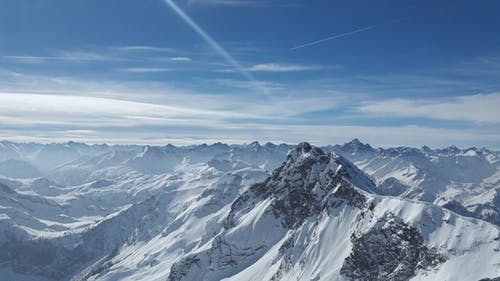
//> input picture Discrete Fourier Transform/TEST_IMG.jpeg, 500 x 281 px
$ ./DiscreteFourierTransformation   (built with g++ and OpenCV 4)
//> lines starting //> are read from the running program, lines starting //| are printed output that depends on the picture
#include "opencv2\opencv.hpp"
#include <stdint.h>
#include <string>
using namespace cv;
using namespace std;


void takeDFT(Mat& Source, Mat& Destination)
{
	Mat Complex[2] = { Source, Mat::zeros(Source.size(), CV_32F) };

	Mat DftReady;
	merge(Complex, 2, DftReady);

	Mat DftOfOrignal;

	dft(DftReady, DftOfOrignal, DFT_COMPLEX_INPUT);

	Destination = DftOfOrignal;
}

void RecenterDFT(Mat& source)
{
	int CenterX = source.cols / 2;
	int CenterY = source.rows / 2;

	Mat q1(source, Rect(0, 0, CenterX, CenterY));
	Mat q2(source, Rect(CenterX, 0, CenterX, CenterY));
	Mat q3(source, Rect(0, CenterY, CenterX, CenterY));
	Mat q4(source, Rect(CenterX, CenterY, CenterX, CenterY));

	Mat TempSwap;
	q1.copyTo(TempSwap);
	q4.copyTo(q1);
	TempSwap.copyTo(q4);

	q2.copyTo(TempSwap);
	q3.copyTo(q2);
	TempSwap.copyTo(q3);

}

void showDFT(Mat& source, string lable)
{
	Mat splitArray[2] = {Mat::zeros(source.size(), CV_32F), Mat::zeros(source.size(),CV_32F)};

	split(source, splitArray);
	Mat DftMagnitude;
	magnitude(splitArray[0], splitArray[1], DftMagnitude);
	DftMagnitude += Scalar::all(1);
	log(DftMagnitude, DftMagnitude);
	normalize(DftMagnitude, DftMagnitude, 0, 1, CV_MINMAX);

	imshow("DFT of " + lable, DftMagnitude);
	waitKey();

	RecenterDFT(DftMagnitude);

	imshow("Recneter DFT of " + lable, DftMagnitude);
	waitKey();
}

void invertDFT(Mat& source, Mat& Destination)
{
	Mat inverse;
	dft(source, inverse, DFT_INVERSE | DFT_REAL_OUTPUT | DFT_SCALE);
	Destination = inverse;
}


int main(int argv, char** argc) {
	Mat Orignal = imread("TEST_IMG.jpeg", CV_LOAD_IMAGE_COLOR);
//> Orignal is the input picture: 281 rows x 500 cols, CV_8UC3; mean B, G, R 166.5, 138.6, 113.4

	Mat SplitChannel[3];

	split(Orignal, SplitChannel);
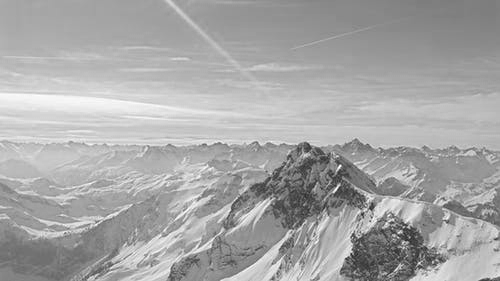
//> SplitChannel[0]: 281 rows x 500 cols, CV_8UC1; min 35, max 255, mean 166.5
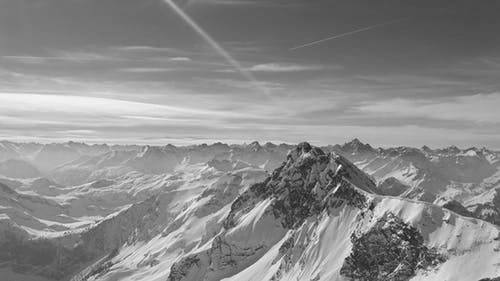
//> SplitChannel[1]: 281 rows x 500 cols, CV_8UC1; min 23, max 248, mean 138.6
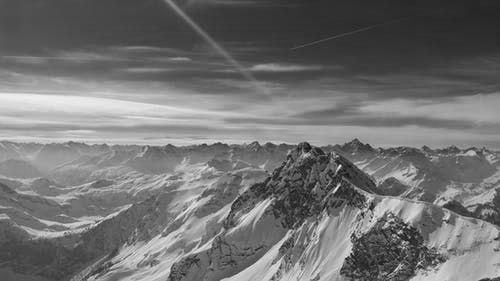
//> SplitChannel[2]: 281 rows x 500 cols, CV_8UC1; min 14, max 237, mean 113.4

	Mat ChannelBlueFloat;
	Mat ChannelGreenFloat;
	Mat ChannelRedFloat;

	SplitChannel[0].convertTo(ChannelBlueFloat, CV_32FC1, 1.0 / 255.0);
	SplitChannel[1].convertTo(ChannelGreenFloat, CV_32FC1, 1.0 / 255.0);
	SplitChannel[2].convertTo(ChannelRedFloat, CV_32FC1, 1.0 / 255.0);

	Mat DftOfChannelBlue;
	Mat DftOfChannelGreen;
	Mat DftOfChannelRed;

	takeDFT(ChannelBlueFloat, DftOfChannelBlue);
//> in takeDFT, `Mat Complex[2] = { Source, Mat::zeros(Source.size(), CV_32F) };`: Complex[1]: 281 rows x 500 cols, CV_32FC1; every value is 0
	takeDFT(ChannelGreenFloat, DftOfChannelGreen);
	takeDFT(ChannelRedFloat, DftOfChannelRed);

	showDFT(DftOfChannelBlue,"Blue");
//> in showDFT, `normalize(DftMagnitude, DftMagnitude, 0, 1, CV_MINMAX);`:
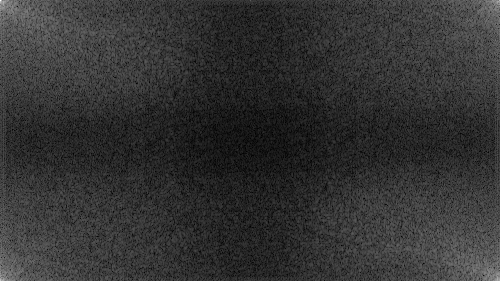
//> DftMagnitude: 281 rows x 500 cols, CV_32FC1; min 0, max 1, mean 0.201
//> in RecenterDFT, `Mat q2(source, Rect(CenterX, 0, CenterX, CenterY));`:
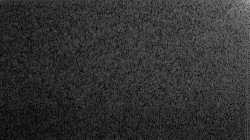
//> q2: 140 rows x 250 cols, CV_32FC1; min 1.04e-08, max 0.734, mean 0.194
//> in RecenterDFT, `Mat q3(source, Rect(0, CenterY, CenterX, CenterY));`:
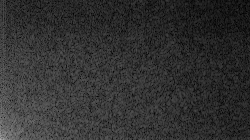
//> q3: 140 rows x 250 cols, CV_32FC1; min 0, max 0.702, mean 0.193
//> in RecenterDFT, `TempSwap.copyTo(q3);`:
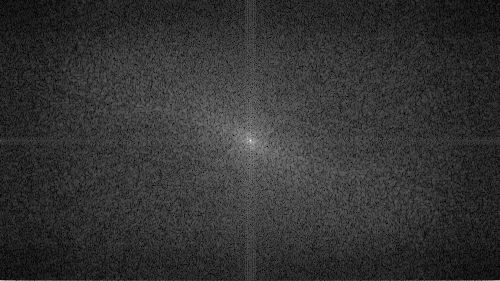
//> source: 281 rows x 500 cols, CV_32FC1; min 0, max 1, mean 0.201
	showDFT(DftOfChannelGreen,"Green");
	showDFT(DftOfChannelRed,"Red");

	Mat invertedBlue;
	Mat invertedGreen;
	Mat invertedRed;

	invertDFT(DftOfChannelBlue, invertedBlue);
	invertDFT(DftOfChannelGreen, invertedGreen);
	invertDFT(DftOfChannelRed, invertedRed);

	imshow("inverted DFT, Blue", invertedBlue);
	imshow("inverted DFT, Green", invertedGreen);
	imshow("inverted DFT, Red", invertedRed);

	Mat MergeChannels[3] = { invertedBlue,invertedGreen,invertedRed };
	Mat InvetedMarged;
	merge(MergeChannels, 3, InvetedMarged);
	imshow("Interved Merged", InvetedMarged);
	waitKey();

}
